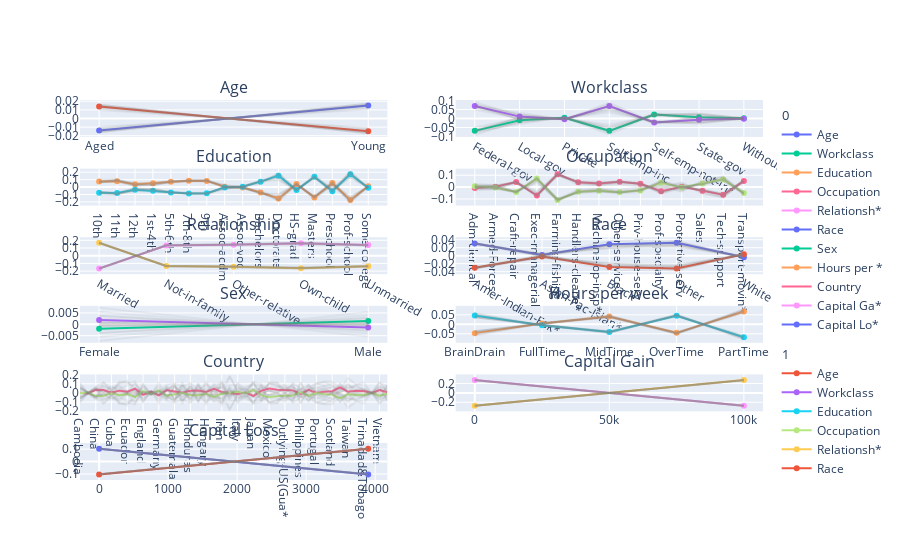

Source (notebook cell):
### Code cell
print("ALE results:")
global_explanations["ale"].ipython_plot(class_names=class_names)
